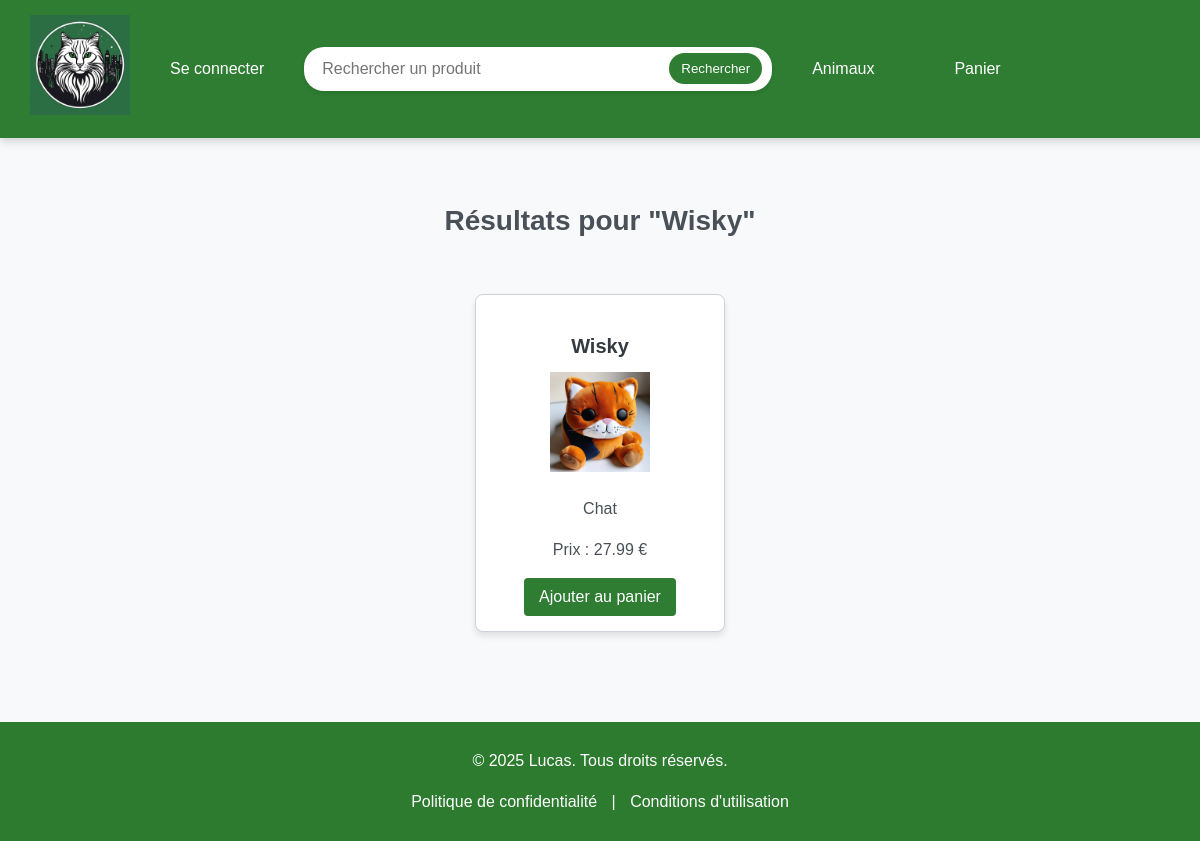
/search.php?product=Wisky, run on an earlier commit of the app's database.
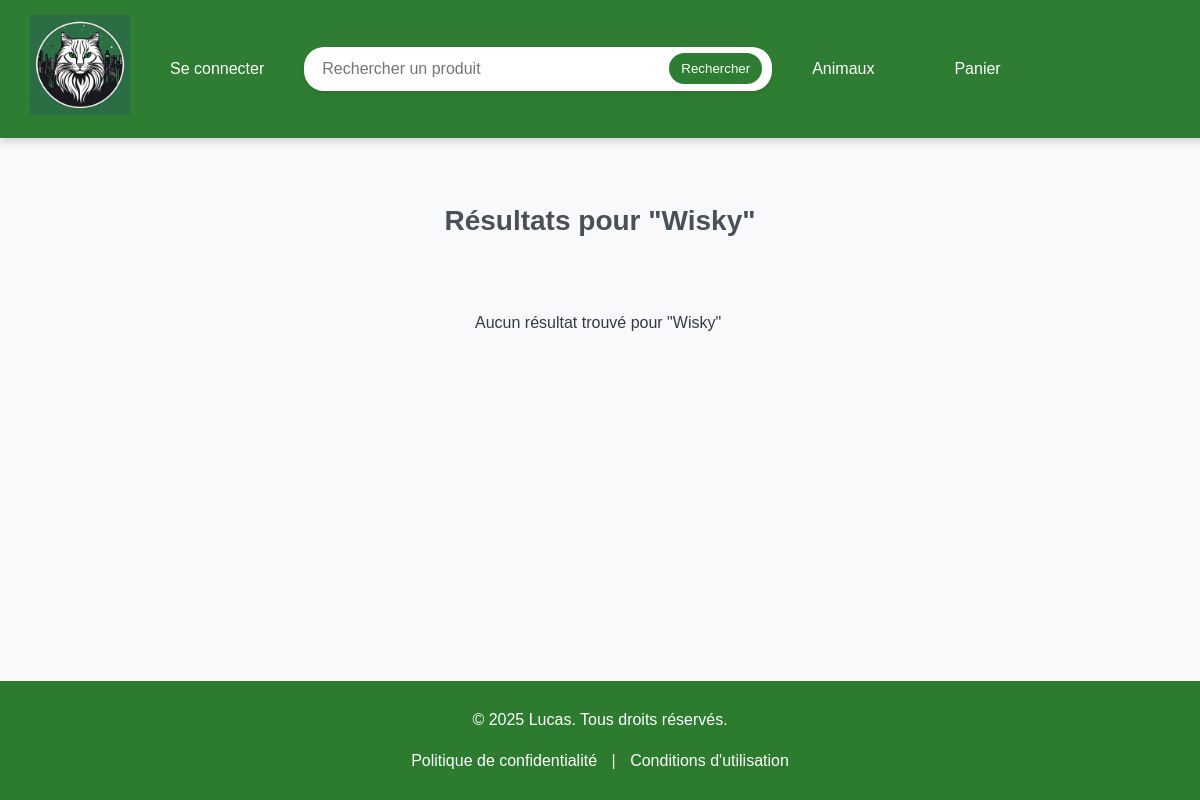
And on a later commit of the database.
### tables this page shows
CREATE TABLE IF NOT EXISTS `animals` (
  `idAnimals` int NOT NULL AUTO_INCREMENT,
  `nameAnimals` varchar(100) NOT NULL,
  `typeAnimals` varchar(100) NOT NULL,
  `weightAnimals` varchar(100) NOT NULL,
  `colorAnimals` varchar(100) NOT NULL,
  `priceAnimals` decimal(5,2) NOT NULL,
  `imageAnimals` varchar(100) NOT NULL,
  PRIMARY KEY (`idAnimals`)
);

### search.php (the view, shortened to what this page needs)
<?php
$servername = "localhost";
$dbname = "e_commerce_project";
$dbusername = "root";
$dbpassword = "";
if (isset($_GET['product'])) {
    $search_term = htmlspecialchars(trim($_GET['product']));
    try {
        $conn = new PDO("mysql:host=$servername;dbname=$dbname", $dbusername, $dbpassword);
        $conn->setAttribute(PDO::ATTR_ERRMODE, PDO::ERRMODE_EXCEPTION);
    } catch (PDOException $e) {
        die('Erreur : ' . $e->getMessage());
    }
    $stmt = $conn->prepare("SELECT * FROM animals WHERE nameAnimals LIKE :product");
    $query = '%' . $search_term . '%';
    $stmt->bindParam(':product', $query, PDO::PARAM_STR);
    $stmt->execute();
    $results = $stmt->fetchAll(PDO::FETCH_ASSOC);
}
?>
<!doctype html>
<html lang="fr">
<head>
    <link rel="stylesheet" href="style/store.css">
</head>
<body>
<?php include 'navbar.php'; ?>
<br><br><br><br><br><br><br>
<h1 class="store-title">Résultats pour "<?= htmlspecialchars($search_term) ?>"</h1>
<div class="products">
    <?php if (!empty($results)): ?>
        <?php foreach ($results as $result): ?>
            <div class="product">
                <a href="fiche_produit.php?idAnimals=<?php echo htmlspecialchars($result['idAnimals']); ?>">
                    <h2><?= htmlspecialchars($result['nameAnimals']) ?></h2>
                    <img class="imageAnimals" src="<?= htmlspecialchars($result['imageAnimals']) ?>" alt="<?= htmlspecialchars($result['nameAnimals']) ?>">
                </a>
                <p><?= htmlspecialchars($result['typeAnimals']) ?></p>
                <p>Prix : <?= htmlspecialchars($result['priceAnimals']) ?> €</p>
                <form action="search.php?product=<?= urlencode($search_term) ?>" method="POST">
                    <button type="submit">Ajouter au panier</button>
                </form>
            </div>
        <?php endforeach; ?>
    <?php else: ?>
        <p class="no-results">Aucun résultat trouvé pour "<?= htmlspecialchars($search_term) ?>"</p>
    <?php endif; ?>
</div>
<?php include "footer.php"?>
</body>
</html>

What changed in the data, as far as the page shows it:
removed animals: nameAnimals "Wisky", imageAnimals (picture), typeAnimals "Chat", priceAnimals "27.99"
Also different on the page:
$search_term: (not shown) → "Wisky"
text now shown: "Aucun résultat trouvé pour \" \""
